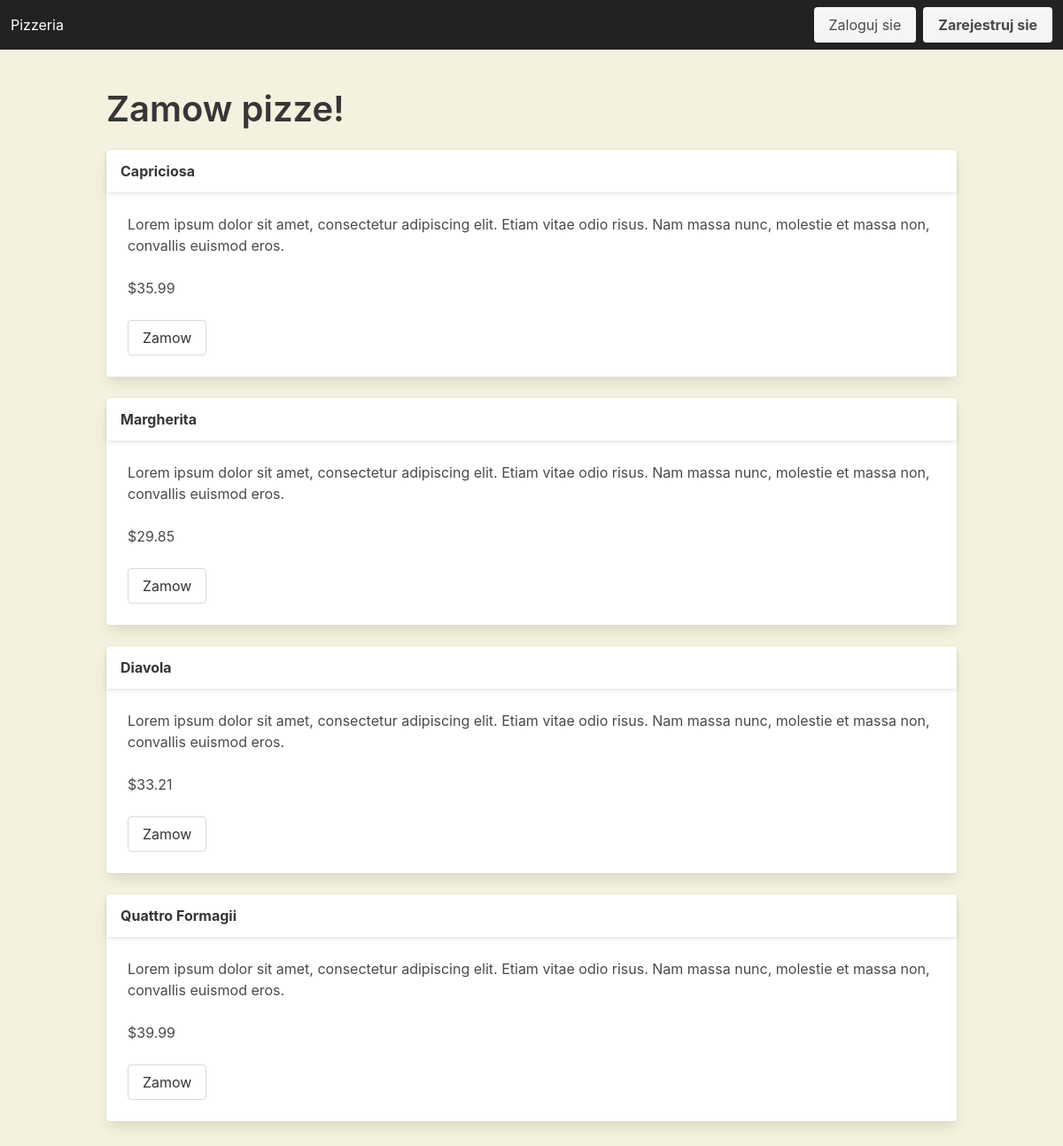
The page / on the database its author committed.
### tables this page shows
CREATE TABLE pizza (
    id INT NOT NULL AUTO_INCREMENT PRIMARY KEY,
    name varchar(100),
    description varchar(500),
    price FLOAT,
    deleted BOOLEAN DEFAULT FALSE
);

### api/pizza.php (the view, shortened to what this page needs)
<?php
require_once "db.php";
function pizza_show() {
    global $mysqli;
    $pizzas = $mysqli->query("SELECT id, name, description, price, deleted FROM pizza")->fetch_all(MYSQLI_ASSOC);
    foreach ($pizzas as $pizza) {
        ?>
        <div class="card">
            <div class="card-header">
                <div class="card-header-title"><?= $pizza["name"] ?></div>
            </div>
            <div class="card-content">
                <p><?= $pizza["description"] ?></p>
                <br>
                <p>$<?= $pizza["price"] ?></p>
                <br>
                <?php
                $user = $_SESSION["user"] ?? null;
                if (!$user || $user->role == "user") {
                    ?>
                    <form action="order.php" method="post">
                        <button class="button">Zamow</button>
                    </form>
                    <?php
                }
                ?>
            </div>
        </div>
        <br>
        <?php
    }
}
        ?>

### components/header.php (shortened to what this page needs)
<!DOCTYPE html>
<html lang="en">
<head>
    <link rel="stylesheet" href="https://cdn.jsdelivr.net/npm/bulma@0.9.4/css/bulma.min.css">
    <link rel="stylesheet" href="static/style.css">
</head>
<body class="has-navbar-fixed-top">
    <?php
        include 'navbar.php';
    ?>
    <section class="section">
        <div class="container">

### components/navbar.php (shortened to what this page needs)
<nav class="navbar is-fixed-top" role="navigation" aria-label="main navigation">
    <div id="navbar" class="navbar-menu">
        <div class="navbar-start">
            <a class="navbar-item" href="index.php">
                Pizzeria
            </a>
        </div>
        <div class="navbar-end">
            <div class="navbar-item">
                <div class="buttons">
                    <?php
                    if ($_SESSION["user"] ?? null) {
                        ?>
                        <a class="button is-light" href="edit.php">
                            Edytuj
                        </a>
                        <a class="button is-light" href="logout.php">
                            <strong>Wyloguj sie</strong>
                        </a>
                        <?php
                    } else {
                        ?>
                        <a class="button is-light" href="login.php">
                            Zaloguj sie
                        </a>
                        <a class="button is-light" href="register.php">
                            <strong>Zarejestruj sie</strong>
                        </a>
                        <?php
                    }
                    ?>
                </div>
            </div>
        </div>
    </div>
</nav>

### index.php
<?php
include_once "components/header.php";
require_once "api/pizza.php";
?>
<h2 class="title is-2">Zamow pizze!</h2>
<?php
pizza_show();
?>
<?php
include_once "components/footer.php";
?>

### components/footer.php
        </div>
    </section>
</body>
</html>

### static/style.css (style rules this page uses)
html, body { background: #f4f1de; }
.navbar, #navbar { background: #222; }
.navbar *, #nabar * { color: #727272; }

### rows shown on the page
pizza: name "Capriciosa", description "Lorem ipsum dolor sit amet, consectetur adipiscing elit. Etiam vitae odio risus. Nam massa nunc, molestie et massa non, convallis euismod eros.", price "35.99"
pizza: name "Margherita", description "Lorem ipsum dolor sit amet, consectetur adipiscing elit. Etiam vitae odio risus. Nam massa nunc, molestie et massa non, convallis euismod eros.", price "29.85"
pizza: name "Diavola", description "Lorem ipsum dolor sit amet, consectetur adipiscing elit. Etiam vitae odio risus. Nam massa nunc, molestie et massa non, convallis euismod eros.", price "33.21"
pizza: name "Quattro Formagii", description "Lorem ipsum dolor sit amet, consectetur adipiscing elit. Etiam vitae odio risus. Nam massa nunc, molestie et massa non, convallis euismod eros.", price "39.99"
